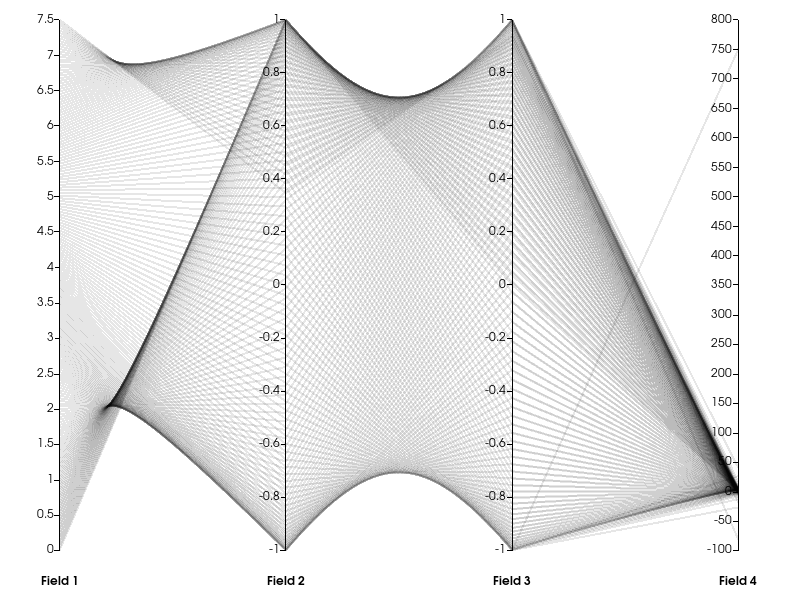

Generate this figure with Python:
#!/usr/bin/env python
# Demonstrate a parallel coordinates chart with four fields.

import math

import vtkmodules.vtkInteractionStyle  # noqa: F401
import vtkmodules.vtkRenderingContextOpenGL2  # noqa: F401
import vtkmodules.vtkRenderingOpenGL2  # noqa: F401

from vtkmodules.vtkChartsCore import vtkChartParallelCoordinates
from vtkmodules.vtkCommonCore import vtkFloatArray
from vtkmodules.vtkCommonDataModel import vtkTable
from vtkmodules.vtkRenderingContext2D import vtkContextActor
from vtkmodules.vtkRenderingCore import (
    vtkRenderWindow,
    vtkRenderWindowInteractor,
    vtkRenderer,
)

# Create a table with some points in it.
table = vtkTable()
arr_x = vtkFloatArray()
arr_x.SetName("Field 1")
table.AddColumn(arr_x)
arr_c = vtkFloatArray()
arr_c.SetName("Field 2")
table.AddColumn(arr_c)
arr_s = vtkFloatArray()
arr_s.SetName("Field 3")
table.AddColumn(arr_s)
arr_s2 = vtkFloatArray()
arr_s2.SetName("Field 4")
table.AddColumn(arr_s2)

num_points = 200
inc = 7.5 / (num_points - 1)
table.SetNumberOfRows(num_points)
for i in range(num_points):
    table.SetValue(i, 0, i * inc)
    table.SetValue(i, 1, math.cos(i * inc))
    table.SetValue(i, 2, math.sin(i * inc))
    table.SetValue(i, 3, math.tan(i * inc) + 0.5)

# Set up a parallel coordinates chart.
chart = vtkChartParallelCoordinates()
chart.GetPlot(0).SetInputData(table)

# Context actor and scene wiring.
context_actor = vtkContextActor()
context_actor.GetScene().AddItem(chart)

# Renderer
renderer = vtkRenderer()
renderer.SetBackground(1.0, 1.0, 1.0)
context_actor.GetScene().SetRenderer(renderer)
renderer.AddActor(context_actor)

# Window
render_window = vtkRenderWindow()
render_window.SetSize(800, 600)
render_window.SetMultiSamples(0)
render_window.AddRenderer(renderer)
render_window.SetWindowName("charts core parallel coordinates")

# Interactor
interactor = vtkRenderWindowInteractor()
interactor.SetRenderWindow(render_window)

interactor.Initialize()
interactor.Start()
